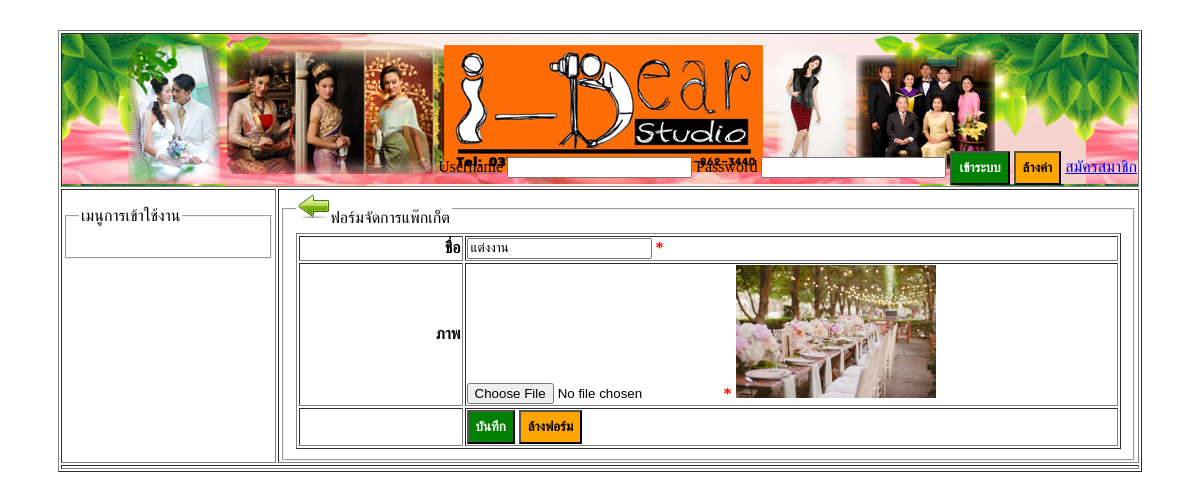
/package_form.php?id=25, run on the app's committed database.
### tables this page shows
CREATE TABLE IF NOT EXISTS `package` (
  `pac_id` bigint(11) NOT NULL AUTO_INCREMENT,
  `pac_name` varchar(50) NOT NULL,
  `pac_image` varchar(255) NOT NULL,
  `pac_createdate` date NOT NULL,
  PRIMARY KEY (`pac_id`)
);

### package_form.php (the view, shortened to what this page needs)
<?php include './inc_header.php'; ?>
<?php include './db/connect_db.php';?>
<?php
    $id = $name = $image = '';
    if(!empty($_GET['id'])){
       $sql = "SELECT * FROM package WHERE pac_id = ".$_GET['id'];
       $result = mysqli_query($conn, $sql);
       $data = mysqli_fetch_object($result);
       $id = $data->pac_id;
       $name = $data->pac_name;
       $image = $data->pac_image;
    }
?>
<tr>
    <td style="width:20%;vertical-align: text-top"><?php include './inc_menuleft.php'; ?></td>
    <td style="vertical-align: text-top">
        <fieldset>
            <legend><a href="package_manage.php"><img src="image/icon/32x32-previos-icon.png"/></a>ฟอร์มจัดการแพ๊กเก็ต</legend>
            <form action="package_save.php" method="post" enctype="multipart/form-data">
                <table border="1">
                    <tbody>
                        <tr>
                            <td style="width: 20%;">ชื่อ</td>
                            <td>
                                <input type="text" name="name" value="<?=$name?>" required/>
                                <span class="require">*</span></td>
                        </tr>
                        <tr>
                            <td>ภาพ</td>
                            <td>
                                <input type="file" name="image" value="<?=$image?>" <?= (empty($id) ? 'required' : '')?> accept="image/*"/>
                                <span class="require">*</span>
                            <?php if(!empty($image)){?>
                                <img src="<?=$image?>"/>
                            <?php }?>
                            </td>
                        </tr>
                        <tr>
                            <td></td>
                            <td><button type="submit" class="button-green">บันทึก</button>
                                <button type="reset" class="button-orange">ล้างฟอร์ม</button></td>
                        </tr>
                    </tbody>
                </table>
            </form>
        </fieldset>
    </td>
</tr>
<?php include './inc_footer.php'; ?>

### css/style.css (style rules this page uses)
.button-green { background-color: green; font-weight: bold; padding: 7px 7px 7px 7px; color: white; }
.button-orange { background-color: orange; font-weight: bold; padding: 7px 7px 7px 7px; }
table { width: 100%; }
span.require { color: red; font-weight: bolder; }
form table tbody tr td:first-child { text-align: right; font-weight: bold; }
td>img { max-height: 200px; max-width: 200px; }

### data on the page
package: name "แต่งงาน", pac_image (picture)
